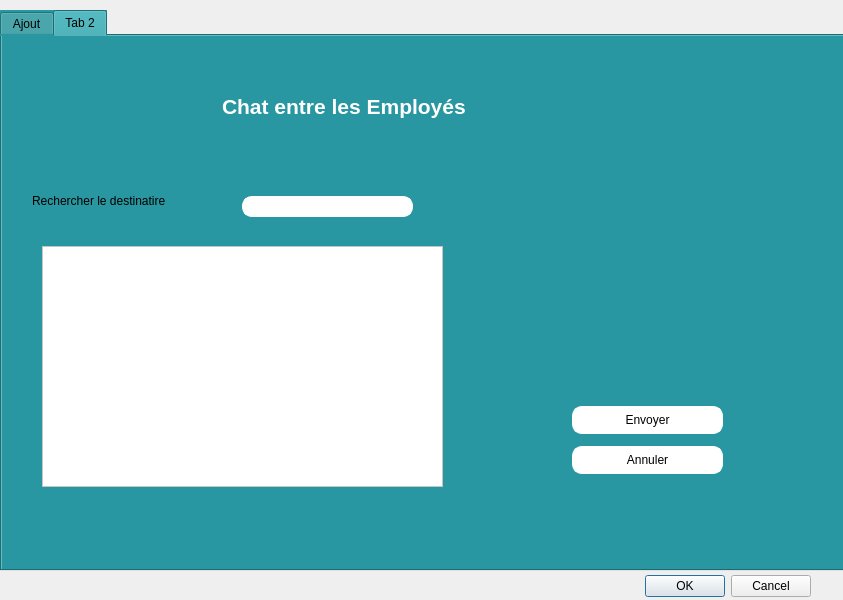
<?xml version="1.0" encoding="UTF-8"?>
<ui version="4.0">
 <class>employee1</class>
 <widget class="QDialog" name="employee1">
  <property name="geometry">
   <rect>
    <x>0</x>
    <y>0</y>
    <width>843</width>
    <height>600</height>
   </rect>
  </property>
  <property name="windowTitle">
   <string>Dialog</string>
  </property>
  <widget class="QDialogButtonBox" name="buttonBox">
   <property name="geometry">
    <rect>
     <x>470</x>
     <y>570</y>
     <width>341</width>
     <height>32</height>
    </rect>
   </property>
   <property name="orientation">
    <enum>Qt::Horizontal</enum>
   </property>
   <property name="standardButtons">
    <set>QDialogButtonBox::Cancel|QDialogButtonBox::Ok</set>
   </property>
  </widget>
  <widget class="QTabWidget" name="tabWidget">
   <property name="geometry">
    <rect>
     <x>0</x>
     <y>10</y>
     <width>861</width>
     <height>561</height>
    </rect>
   </property>
   <property name="styleSheet">
    <string notr="true">
background-color: rgb(40, 151, 161);</string>
   </property>
   <property name="currentIndex">
    <number>1</number>
   </property>
   <widget class="QWidget" name="tab">
    <attribute name="icon">
     <iconset>
      <normaloff>../../Downloads/912318.png</normaloff>../../Downloads/912318.png</iconset>
    </attribute>
    <attribute name="title">
     <string>Ajout</string>
    </attribute>
    <widget class="QTableWidget" name="tableWidget">
     <property name="geometry">
      <rect>
       <x>10</x>
       <y>10</y>
       <width>621</width>
       <height>171</height>
      </rect>
     </property>
     <row>
      <property name="text">
       <string>1</string>
      </property>
     </row>
     <row>
      <property name="text">
       <string>2</string>
      </property>
     </row>
     <row>
      <property name="text">
       <string>4</string>
      </property>
     </row>
     <column>
      <property name="text">
       <string>ID</string>
      </property>
     </column>
     <column>
      <property name="text">
       <string>Nom</string>
      </property>
     </column>
     <column>
      <property name="text">
       <string>Prenom</string>
      </property>
     </column>
     <column>
      <property name="text">
       <string>Date de Naissance</string>
      </property>
     </column>
     <column>
      <property name="text">
       <string>Nouvelle colonne</string>
      </property>
     </column>
     <column>
      <property name="text">
       <string>Salaire</string>
      </property>
     </column>
    </widget>
    <widget class="QLabel" name="label_2">
     <property name="geometry">
      <rect>
       <x>140</x>
       <y>260</y>
       <width>51</width>
       <height>21</height>
      </rect>
     </property>
     <property name="text">
      <string>&lt;html&gt;&lt;head/&gt;&lt;body&gt;&lt;p&gt;&lt;span style=&quot; font-size:11pt;&quot;&gt;Nom&lt;/span&gt;&lt;/p&gt;&lt;/body&gt;&lt;/html&gt;</string>
     </property>
    </widget>
    <widget class="QLabel" name="label_3">
     <property name="geometry">
      <rect>
       <x>130</x>
       <y>300</y>
       <width>71</width>
       <height>21</height>
      </rect>
     </property>
     <property name="text">
      <string>&lt;html&gt;&lt;head/&gt;&lt;body&gt;&lt;p&gt;&lt;span style=&quot; font-size:11pt;&quot;&gt;Prenom&lt;/span&gt;&lt;/p&gt;&lt;/body&gt;&lt;/html&gt;</string>
     </property>
    </widget>
    <widget class="QLabel" name="label_4">
     <property name="geometry">
      <rect>
       <x>110</x>
       <y>330</y>
       <width>161</width>
       <height>21</height>
      </rect>
     </property>
     <property name="text">
      <string>&lt;html&gt;&lt;head/&gt;&lt;body&gt;&lt;p&gt;&lt;span style=&quot; font-size:11pt;&quot;&gt;Date de naissance&lt;/span&gt;&lt;/p&gt;&lt;/body&gt;&lt;/html&gt;</string>
     </property>
    </widget>
    <widget class="QLabel" name="label_5">
     <property name="geometry">
      <rect>
       <x>110</x>
       <y>370</y>
       <width>81</width>
       <height>21</height>
      </rect>
     </property>
     <property name="text">
      <string>&lt;html&gt;&lt;head/&gt;&lt;body&gt;&lt;p&gt;&lt;span style=&quot; font-size:11pt;&quot;&gt;Numéro&lt;/span&gt;&lt;/p&gt;&lt;/body&gt;&lt;/html&gt;</string>
     </property>
    </widget>
    <widget class="QLabel" name="label_6">
     <property name="geometry">
      <rect>
       <x>120</x>
       <y>410</y>
       <width>61</width>
       <height>21</height>
      </rect>
     </property>
     <property name="text">
      <string>&lt;html&gt;&lt;head/&gt;&lt;body&gt;&lt;p&gt;&lt;span style=&quot; font-size:11pt;&quot;&gt;Salaire&lt;/span&gt;&lt;/p&gt;&lt;/body&gt;&lt;/html&gt;</string>
     </property>
    </widget>
    <widget class="QLabel" name="label_7">
     <property name="geometry">
      <rect>
       <x>130</x>
       <y>450</y>
       <width>61</width>
       <height>21</height>
      </rect>
     </property>
     <property name="text">
      <string>&lt;html&gt;&lt;head/&gt;&lt;body&gt;&lt;p&gt;&lt;span style=&quot; font-size:11pt;&quot;&gt;ID&lt;/span&gt;&lt;/p&gt;&lt;/body&gt;&lt;/html&gt;</string>
     </property>
    </widget>
    <widget class="QPushButton" name="pushButton">
     <property name="geometry">
      <rect>
       <x>660</x>
       <y>40</y>
       <width>151</width>
       <height>28</height>
      </rect>
     </property>
     <property name="styleSheet">
      <string notr="true">color: #b1b1b1;
font: 75 8pt &quot;MS Shell Dlg 2&quot;;
color: rgb(0, 0, 0);
background-color: rgb(255, 255, 255);

 

    border-width: 3px;

    border-color: #ffffff;

    border-style: solid;

    border-radius: 10;



    padding: 3px;

    font-size: 12px;

    padding-left: 5px;

    padding-right: 5px;</string>
     </property>
     <property name="text">
      <string>Supprimer</string>
     </property>
     <property name="icon">
      <iconset>
       <normaloff>../../Downloads/trash.png</normaloff>../../Downloads/trash.png</iconset>
     </property>
    </widget>
    <widget class="QPushButton" name="pushButton_2">
     <property name="geometry">
      <rect>
       <x>660</x>
       <y>80</y>
       <width>151</width>
       <height>28</height>
      </rect>
     </property>
     <property name="styleSheet">
      <string notr="true">color: #b1b1b1;
background-color: rgb(255, 255, 255);
color: rgb(0, 0, 0);


 

    border-width: 3px;

    border-color: #ffffff;

    border-style: solid;

    border-radius: 10;



    padding: 3px;

    font-size: 12px;

    padding-left: 5px;

    padding-right: 5px;</string>
     </property>
     <property name="text">
      <string>Modifier</string>
     </property>
     <property name="icon">
      <iconset>
       <normaloff>../../Downloads/edit-button.png</normaloff>../../Downloads/edit-button.png</iconset>
     </property>
    </widget>
    <widget class="QPushButton" name="pushButton_3">
     <property name="geometry">
      <rect>
       <x>350</x>
       <y>250</y>
       <width>151</width>
       <height>28</height>
      </rect>
     </property>
     <property name="styleSheet">
      <string notr="true">color: #b1b1b1;
background-color: rgb(255, 255, 255);

 

    border-width: 3px;

    border-color: #ffffff;

    border-style: solid;

    border-radius: 10;



    padding: 3px;

    font-size: 12px;

    padding-left: 5px;

    padding-right: 5px;</string>
     </property>
     <property name="text">
      <string/>
     </property>
    </widget>
    <widget class="QPushButton" name="pushButton_4">
     <property name="geometry">
      <rect>
       <x>350</x>
       <y>290</y>
       <width>151</width>
       <height>28</height>
      </rect>
     </property>
     <property name="styleSheet">
      <string notr="true">color: #b1b1b1;
background-color: rgb(255, 255, 255);

 

    border-width: 3px;

    border-color: #ffffff;

    border-style: solid;

    border-radius: 10;



    padding: 3px;

    font-size: 12px;

    padding-left: 5px;

    padding-right: 5px;</string>
     </property>
     <property name="text">
      <string/>
     </property>
    </widget>
    <widget class="QDateEdit" name="dateEdit">
     <property name="geometry">
      <rect>
       <x>350</x>
       <y>330</y>
       <width>151</width>
       <height>31</height>
      </rect>
     </property>
     <property name="styleSheet">
      <string notr="true">color: #b1b1b1;
background-color: rgb(255, 255, 255);
color: rgb(0, 0, 0);

 

    border-width: 3px;

    border-color: #ffffff;

    border-style: solid;

    border-radius: 10;



    padding: 3px;

    font-size: 12px;

    padding-left: 5px;

    padding-right: 5px;</string>
     </property>
    </widget>
    <widget class="QPushButton" name="pushButton_5">
     <property name="geometry">
      <rect>
       <x>350</x>
       <y>370</y>
       <width>151</width>
       <height>28</height>
      </rect>
     </property>
     <property name="styleSheet">
      <string notr="true">color: #b1b1b1;
background-color: rgb(255, 255, 255);

 

    border-width: 3px;

    border-color: #ffffff;

    border-style: solid;

    border-radius: 10;



    padding: 3px;

    font-size: 12px;

    padding-left: 5px;

    padding-right: 5px;</string>
     </property>
     <property name="text">
      <string/>
     </property>
    </widget>
    <widget class="QPushButton" name="pushButton_6">
     <property name="geometry">
      <rect>
       <x>350</x>
       <y>410</y>
       <width>151</width>
       <height>28</height>
      </rect>
     </property>
     <property name="styleSheet">
      <string notr="true">color: #b1b1b1;
background-color: rgb(255, 255, 255);

 

    border-width: 3px;

    border-color: #ffffff;

    border-style: solid;

    border-radius: 10;



    padding: 3px;

    font-size: 12px;

    padding-left: 5px;

    padding-right: 5px;</string>
     </property>
     <property name="text">
      <string/>
     </property>
    </widget>
    <widget class="QPushButton" name="pushButton_7">
     <property name="geometry">
      <rect>
       <x>350</x>
       <y>450</y>
       <width>151</width>
       <height>28</height>
      </rect>
     </property>
     <property name="styleSheet">
      <string notr="true">color: #b1b1b1;
background-color: rgb(255, 255, 255);

 

    border-width: 3px;

    border-color: #ffffff;

    border-style: solid;

    border-radius: 10;



    padding: 3px;

    font-size: 12px;

    padding-left: 5px;

    padding-right: 5px;</string>
     </property>
     <property name="text">
      <string/>
     </property>
    </widget>
    <widget class="QPushButton" name="pushButton_8">
     <property name="geometry">
      <rect>
       <x>590</x>
       <y>320</y>
       <width>151</width>
       <height>28</height>
      </rect>
     </property>
     <property name="styleSheet">
      <string notr="true">color: #b1b1b1;
background-color: rgb(255, 255, 255);
color: rgb(0, 0, 0);

 

    border-width: 3px;

    border-color: #ffffff;

    border-style: solid;

    border-radius: 10;



    padding: 3px;

    font-size: 12px;

    padding-left: 5px;

    padding-right: 5px;</string>
     </property>
     <property name="text">
      <string>Ajouter</string>
     </property>
     <property name="icon">
      <iconset>
       <normaloff>../../Downloads/plus.png</normaloff>../../Downloads/plus.png</iconset>
     </property>
    </widget>
    <widget class="QPushButton" name="pushButton_9">
     <property name="geometry">
      <rect>
       <x>590</x>
       <y>370</y>
       <width>151</width>
       <height>28</height>
      </rect>
     </property>
     <property name="styleSheet">
      <string notr="true">color: #b1b1b1;
background-color: rgb(255, 255, 255);
color: rgb(0, 0, 0);

 

    border-width: 3px;

    border-color: #ffffff;

    border-style: solid;

    border-radius: 10;



    padding: 3px;

    font-size: 12px;

    padding-left: 5px;

    padding-right: 5px;</string>
     </property>
     <property name="text">
      <string>Annuler</string>
     </property>
     <property name="icon">
      <iconset>
       <normaloff>../../Downloads/cancel.png</normaloff>../../Downloads/cancel.png</iconset>
     </property>
    </widget>
    <widget class="QLabel" name="label">
     <property name="geometry">
      <rect>
       <x>300</x>
       <y>190</y>
       <width>261</width>
       <height>51</height>
      </rect>
     </property>
     <property name="text">
      <string>&lt;html&gt;&lt;head/&gt;&lt;body&gt;&lt;p&gt;&lt;span style=&quot; font-size:14pt; font-weight:600; color:#ffffff;&quot;&gt;Ajout d un Employé&lt;/span&gt;&lt;/p&gt;&lt;/body&gt;&lt;/html&gt;</string>
     </property>
    </widget>
   </widget>
   <widget class="QWidget" name="tab_2">
    <attribute name="icon">
     <iconset>
      <normaloff>../../Downloads/3916607.svg</normaloff>../../Downloads/3916607.svg</iconset>
    </attribute>
    <attribute name="title">
     <string>Tab 2</string>
    </attribute>
    <widget class="QPushButton" name="pushButton_10">
     <property name="geometry">
      <rect>
       <x>240</x>
       <y>160</y>
       <width>171</width>
       <height>21</height>
      </rect>
     </property>
     <property name="styleSheet">
      <string notr="true">color: #b1b1b1;
background-color: rgb(255, 255, 255);
color: rgb(0, 0, 0);

 

    border-width: 3px;

    border-color: #ffffff;

    border-style: solid;

    border-radius: 10;



    padding: 3px;

    font-size: 12px;

    padding-left: 5px;

    padding-right: 5px;</string>
     </property>
     <property name="text">
      <string/>
     </property>
    </widget>
    <widget class="QLabel" name="label_8">
     <property name="geometry">
      <rect>
       <x>30</x>
       <y>150</y>
       <width>201</width>
       <height>31</height>
      </rect>
     </property>
     <property name="styleSheet">
      <string notr="true"/>
     </property>
     <property name="text">
      <string>&lt;html&gt;&lt;head/&gt;&lt;body&gt;&lt;p&gt;&lt;span style=&quot; font-size:9pt;&quot;&gt;Rechercher le destinatire &lt;/span&gt;&lt;/p&gt;&lt;/body&gt;&lt;/html&gt;</string>
     </property>
    </widget>
    <widget class="QPlainTextEdit" name="plainTextEdit">
     <property name="geometry">
      <rect>
       <x>40</x>
       <y>210</y>
       <width>401</width>
       <height>241</height>
      </rect>
     </property>
     <property name="styleSheet">
      <string notr="true">background-color: rgb(255, 255, 255);</string>
     </property>
     <property name="plainText">
      <string>
</string>
     </property>
    </widget>
    <widget class="QPushButton" name="pushButton_11">
     <property name="geometry">
      <rect>
       <x>570</x>
       <y>370</y>
       <width>151</width>
       <height>28</height>
      </rect>
     </property>
     <property name="styleSheet">
      <string notr="true">color: #b1b1b1;
background-color: rgb(255, 255, 255);
color: rgb(0, 0, 0);

 

    border-width: 3px;

    border-color: #ffffff;

    border-style: solid;

    border-radius: 10;



    padding: 3px;

    font-size: 12px;

    padding-left: 5px;

    padding-right: 5px;</string>
     </property>
     <property name="text">
      <string>Envoyer</string>
     </property>
     <property name="icon">
      <iconset>
       <normaloff>../../Downloads/send.png</normaloff>../../Downloads/send.png</iconset>
     </property>
    </widget>
    <widget class="QPushButton" name="pushButton_12">
     <property name="geometry">
      <rect>
       <x>570</x>
       <y>410</y>
       <width>151</width>
       <height>28</height>
      </rect>
     </property>
     <property name="styleSheet">
      <string notr="true">color: #b1b1b1;
background-color: rgb(255, 255, 255);
color: rgb(0, 0, 0);

 

    border-width: 3px;

    border-color: #ffffff;

    border-style: solid;

    border-radius: 10;



    padding: 3px;

    font-size: 12px;

    padding-left: 5px;

    padding-right: 5px;</string>
     </property>
     <property name="text">
      <string>Annuler</string>
     </property>
     <property name="icon">
      <iconset>
       <normaloff>../../Downloads/cancel.png</normaloff>../../Downloads/cancel.png</iconset>
     </property>
    </widget>
    <widget class="QLabel" name="label_9">
     <property name="geometry">
      <rect>
       <x>220</x>
       <y>40</y>
       <width>351</width>
       <height>61</height>
      </rect>
     </property>
     <property name="text">
      <string>&lt;html&gt;&lt;head/&gt;&lt;body&gt;&lt;p&gt;&lt;span style=&quot; font-size:16pt; font-weight:600; color:#ffffff;&quot;&gt;Chat entre les Employés &lt;/span&gt;&lt;/p&gt;&lt;/body&gt;&lt;/html&gt;</string>
     </property>
    </widget>
   </widget>
  </widget>
 </widget>
 <resources/>
 <connections>
  <connection>
   <sender>buttonBox</sender>
   <signal>rejected()</signal>
   <receiver>employee1</receiver>
   <slot>reject()</slot>
   <hints>
    <hint type="sourcelabel">
     <x>316</x>
     <y>260</y>
    </hint>
    <hint type="destinationlabel">
     <x>286</x>
     <y>274</y>
    </hint>
   </hints>
  </connection>
  <connection>
   <sender>buttonBox</sender>
   <signal>accepted()</signal>
   <receiver>employee1</receiver>
   <slot>accept()</slot>
   <hints>
    <hint type="sourcelabel">
     <x>248</x>
     <y>254</y>
    </hint>
    <hint type="destinationlabel">
     <x>157</x>
     <y>274</y>
    </hint>
   </hints>
  </connection>
 </connections>
</ui>
